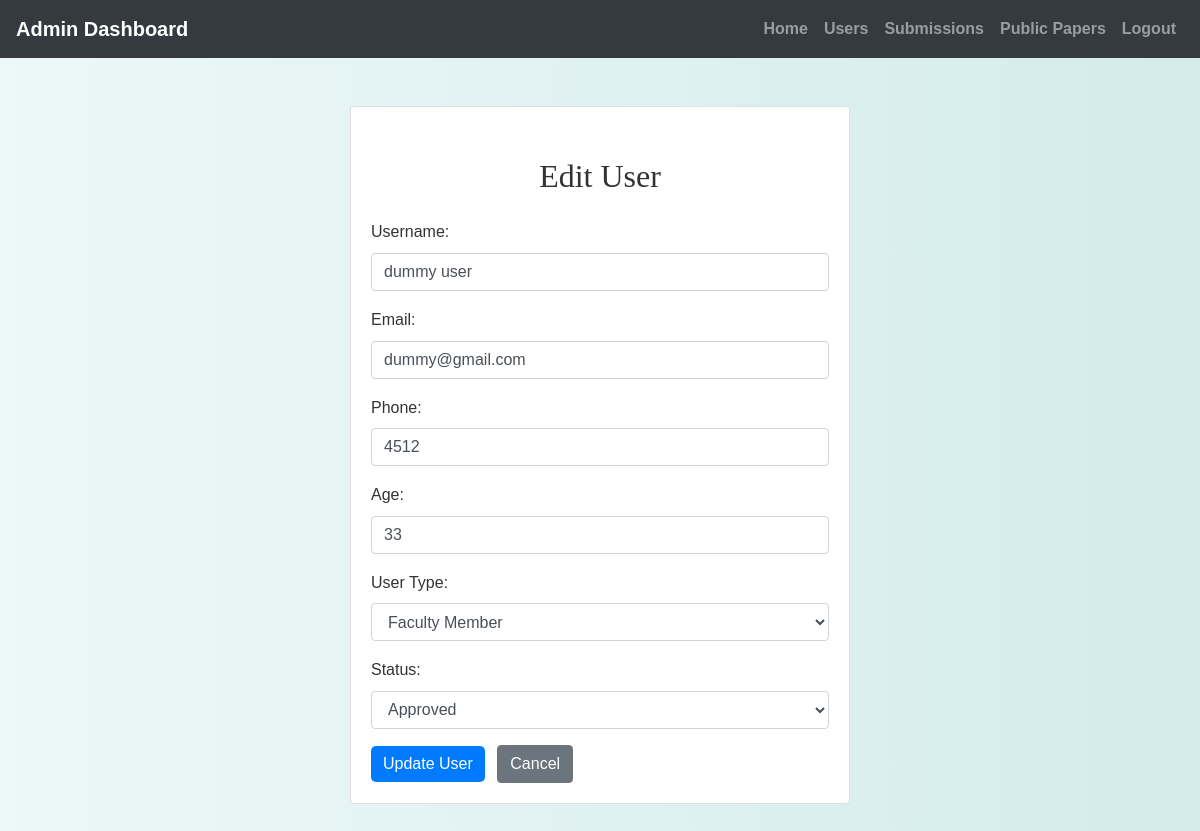
The app's page /admin/edit_user.php?id=3 (signed in), older data.
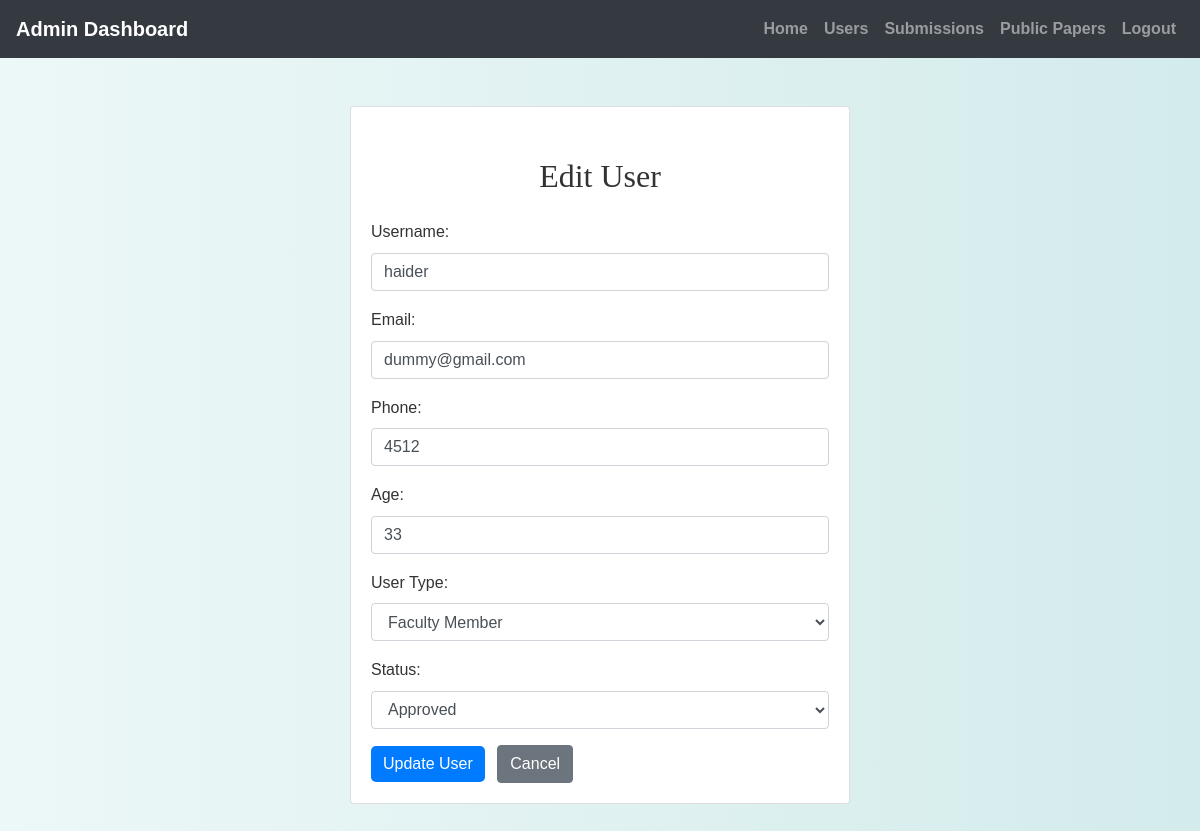
The same page, newer data.
### tables this page shows
CREATE TABLE `users` (
  `id` int(11) NOT NULL,
  `username` varchar(50) NOT NULL,
  `password` varchar(255) NOT NULL,
  `email` varchar(100) NOT NULL,
  `phone` varchar(20) NOT NULL,
  `age` int(11) DEFAULT NULL,
  `bio` text DEFAULT NULL,
  `user_type` varchar(50) DEFAULT NULL,
  `profile_picture` varchar(255) DEFAULT NULL,
  `status` enum('pending','approved','rejected') DEFAULT 'pending',
  `full_name` varchar(100) NOT NULL,
  `affiliation` varchar(150) NOT NULL,
  `expertise` text NOT NULL,
  `publications` int(11) NOT NULL DEFAULT 0
);

### admin/edit_user.php (the view, shortened to what this page needs)
<?php
include('config.php');
$id = (int)$_GET['id'];
$user = mysqli_fetch_assoc(mysqli_query($conn, "SELECT * FROM users WHERE id = $id"));
?>
<!DOCTYPE html>
<html>
<head>
    <link rel="stylesheet" href="https://maxcdn.bootstrapcdn.com/bootstrap/4.5.2/css/bootstrap.min.css">
    <link rel="stylesheet" href="../css/style.css">
</head>
<body>
<?php include('admin_navbar.php'); ?>
<div class="container mt-5 mb-5">
    <div class="card mx-auto" style="max-width: 500px;">
        <div class="card-body">
            <h2 class="mb-4">Edit User</h2>
            <form method="post">
                <div class="form-group">
                    <label>Username:</label>
                    <input type="text" name="username" value="<?= htmlspecialchars($user['username']) ?>" required class="form-control">
                </div>
                <div class="form-group">
                    <label>Email:</label>
                    <input type="email" name="email" value="<?= htmlspecialchars($user['email']) ?>" required class="form-control">
                </div>
                <div class="form-group">
                    <label>Phone:</label>
                    <input type="text" name="phone" value="<?= htmlspecialchars($user['phone']) ?>" class="form-control">
                </div>
                <div class="form-group">
                    <label>Age:</label>
                    <input type="number" name="age" value="<?= htmlspecialchars($user['age']) ?>" class="form-control">
                </div>
                <div class="form-group">
                    <label>User Type:</label>
                    <select name="user_type" class="form-control" required>
                        <option value="Faculty Member" <?= $user['user_type'] === 'Faculty Member' ? 'selected' : '' ?>>Faculty Member</option>
                    </select>
                </div>
                <div class="form-group">
                    <label>Status:</label>
                    <select name="status" class="form-control" required>
                        <option value="approved" <?= $user['status'] === 'approved' ? 'selected' : '' ?>>Approved</option>
                    </select>
                </div>
                <button type="submit" class="btn btn-primary">Update User</button>
                <a href="view_users.php" class="btn btn-secondary ml-2">Cancel</a>
            </form>
        </div>
    </div>
</div>
</body>
</html>

Row changes from the older to the newer data that the page shows:
changed users "dummy@gmail.com": username "dummy user" → "haider"
